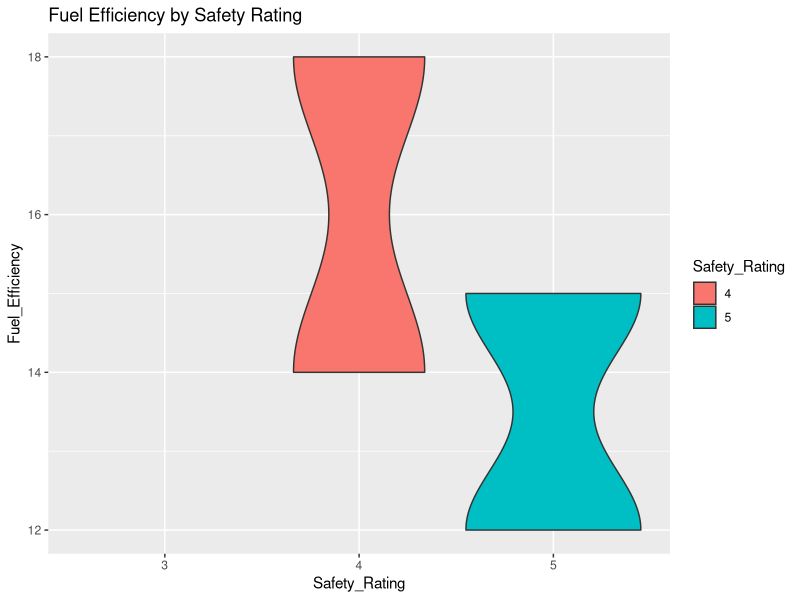
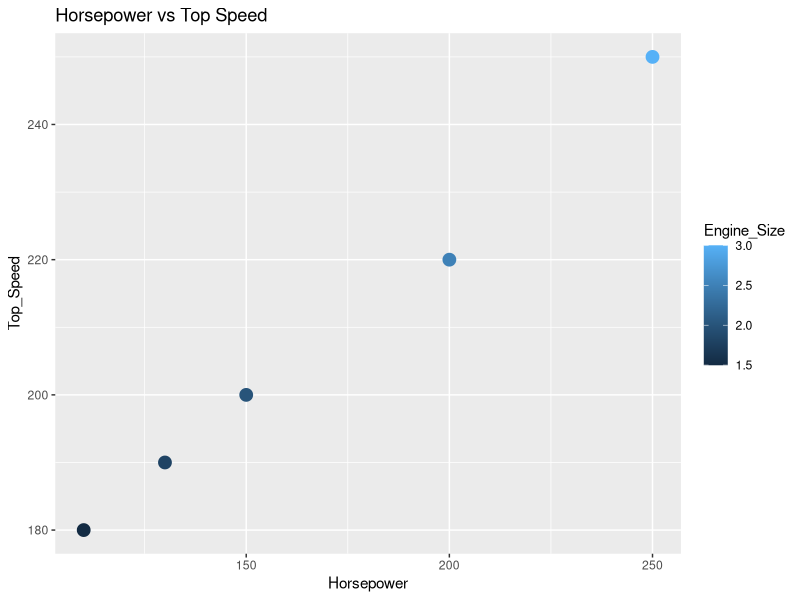
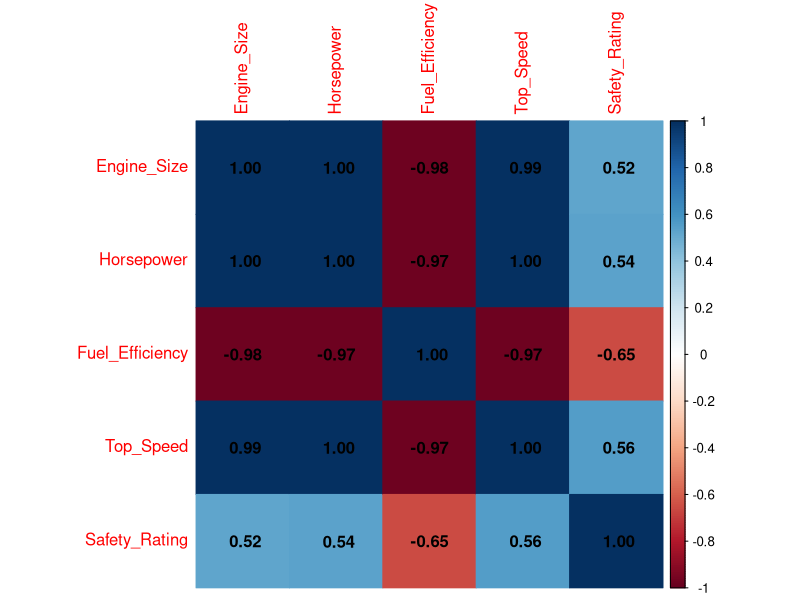

The R script that drew these images, in order:
install.packages("farver")
install.packages("scales")
install.packages("ggplot2")
library(ggplot2)
library(corrplot)

# Dataset
vehicle <- data.frame(
  Vehicle_ID=c("V1","V2","V3","V4","V5"),
  Engine_Size=c(1.5,2.0,3.0,2.5,1.8),
  Horsepower=c(110,150,250,200,130),
  Fuel_Efficiency=c(18,15,12,14,17),
  Top_Speed=c(180,200,250,220,190),
  Safety_Rating=factor(c(4,5,5,4,3))
)

# 1. Violin Plot
ggplot(vehicle,
       aes(x=Safety_Rating,
           y=Fuel_Efficiency,
           fill=Safety_Rating))+
  geom_violin()+
  labs(title="Fuel Efficiency by Safety Rating")

# 2. Scatter Plot
ggplot(vehicle,
       aes(Horsepower,
           Top_Speed,
           color=Engine_Size))+
  geom_point(size=4)+
  labs(title="Horsepower vs Top Speed")

# 3. Correlation Heatmap
num_data <- data.frame(
  Engine_Size=vehicle$Engine_Size,
  Horsepower=vehicle$Horsepower,
  Fuel_Efficiency=vehicle$Fuel_Efficiency,
  Top_Speed=vehicle$Top_Speed,
  Safety_Rating=as.numeric(vehicle$Safety_Rating)
)

corrplot(cor(num_data),
         method="color",
         addCoef.col="black")
